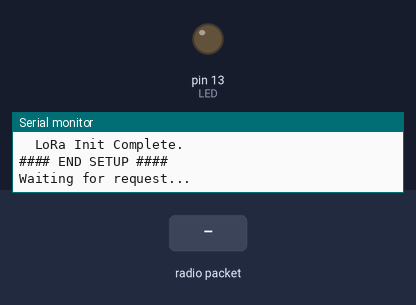
Bench run of a sketch on a simulated Arduino Nano, built with avr-gcc and run on an emulated ATmega328P. Shown: output pins drawn as LEDs (lit = HIGH), the last lines printed to the serial monitor. The inputs (shaded band) are chosen by the test bench. No radio packets arrive unless stated; pins used as bus, display or sensor lines are not drawn.

Above: at 2.2 s.
2.3 s: radio packet "1" arrives
At 2.38 s:
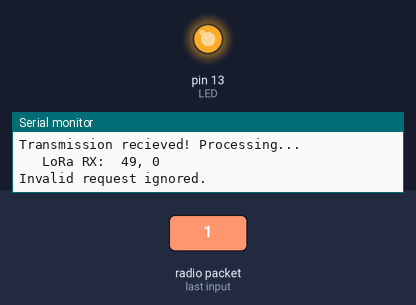
Timing chart, 0 to 5.3 s (numbered marks = the images above; inputs shaded):
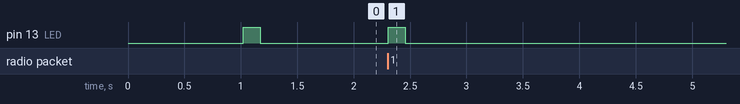

The sketch:

sketch.ino
```cpp
/*

Sensor
Author: Sven Thomas

*/

//INCLUDES
#include <SPI.h>
#include <RH_RF95.h>
#include <Arduino.h>
#include <Wire.h>
#include "Adafruit_SHT31.h"

// DECLARATIONS
#define RFM95_CS 8      // RFMxx pin assignment
#define RFM95_RST 4     // RFMxx pin assignment
#define RFM95_INT 3     // RFMxx pin assignment
#define RF95_FREQ 434.0 // Change to 434.0 or other frequency, must match RX's freq!
#define LED 13          // Blinky on loop
#define VBATPIN A7      // M0 battery pin (used to measure batt level)

uint8_t stationID = 10;                     // Station ID to which this sensor belongs
uint8_t sensorID = 101;                     // Sensor ID of this sensor
RH_RF95 rf95(RFM95_CS, RFM95_INT);          // Singleton instance of the radio driver
uint8_t loopCnt = 0;                        // Loop count for toggling the sensor heater
Adafruit_SHT31 sht31 = Adafruit_SHT31();    // Load the sensor driver

// Uncomment if using the TMP36 analog sensor
// int sensorPin = 0; // The analog pin the TMP36's Vout (sense) pin is connected to
//                    // the resolution is 10 mV / degree centigrade with a
//                    // 500 mV offset to allow for negative temperatures

// SETUP
void setup()
{
  Serial.begin(115200);
  delay(1000);
  Serial.println("\n#### BEGIN SETUP ####\n");

  // PINs
  pinMode(LED, OUTPUT);
  pinMode(RFM95_RST, OUTPUT);
  digitalWrite(RFM95_RST, HIGH);

  // SHT31 Sensor Init
  if (! sht31.begin(0x44)) {   // Set to 0x45 for alternate i2c addr
    Serial.println("  --> ERROR! Couldn't find SHT31. Halting. <--");
    while (1) delay(1);
  }
  sht31.heater(false);        // The sensor has a heater to clear off condensation
                              // that is disabled for the sauna. Note that enabling
                              // the heater causes the temp to report +2C hotter.
  Serial.println("  SHT31 initialized (heater is off).");

  // Radio Reset
  digitalWrite(RFM95_RST, LOW);
  delay(10);
  digitalWrite(RFM95_RST, HIGH);
  delay(10);

  // Initialize the radio
  while (!rf95.init()) {
    Serial.println("  --> ERROR! LoRa radio init failed. Halting. <--");
    Serial.println("  Uncomment '#define SERIAL_DEBUG' in RH_RF95.cpp for detailed debug info");
    while (1);
  }

  if (!rf95.setFrequency(RF95_FREQ)) {  // Defaults after init are 434.0MHz, modulation GFSK_Rb250Fd250, +13dbM
    Serial.println("  --> ERROR! Setting LoRa frequency failed. Halting. <--");
    while (1);
  }
  Serial.print("  LoRa freq: "); Serial.println(RF95_FREQ);
  rf95.setTxPower(23, false);   // Defaults after init are 434.0MHz, 13dBm, Bw = 125 kHz, Cr = 4/5, Sf = 128chips/symbol, CRC on
                                // the default transmitter power is 13dBm, using PA_BOOST. If you are using RFM95/96/97/98
                                // modules which uses the PA_BOOST transmitter pin, then you can set transmitter powers from 5 to 23 dBm.
  Serial.println("  LoRa Init Complete.");

  Serial.println("\n#### END SETUP ####\n");
}


// MAIN LOOP
void loop()
{
  // Blink the LED to indicate things are still working
  digitalWrite(LED, HIGH);
  delay(150);
  digitalWrite(LED, LOW);
  delay(150);

  Serial.println("Waiting for request...");

  // Wait for incoming request from the base station
  // Incoming Protocol: stationID, sensorID
  if (rf95.waitAvailableTimeout(10000))  {
    uint8_t buf[RH_RF95_MAX_MESSAGE_LEN];     // Prepare a buffer to hold the incoming packet
    uint8_t len = sizeof(buf);

    if (rf95.recv(buf, &len)) {               // If there's an incoming request
      Serial.println("Transmission recieved! Processing...");
      Serial.print("\n   LoRa RX:  "); Serial.print(buf[0]); Serial.print(", "); Serial.println(buf[1]);

      // Only take readings if the request is valid
      if ((uint8_t)buf[0] == stationID && (uint8_t)buf[1] == sensorID) {
        Serial.print("   Valid request from station "); Serial.print((uint8_t)buf[0]); Serial.println(". Proceeding...");

        // Temperature
        // (DIGITAL SENSOR SHT31)
        uint8_t temperatureC = sht31.readTemperature();
        if (! isnan(temperatureC)) {  // check if 'is not a number'
          Serial.print("   Temp:     "); Serial.print(temperatureC); Serial.println("c");
        } else {
          Serial.println("   --> WARNING: Failed to read temperature! <--");
        }

        // ANALOG SENSOR (TMP36)
        // int reading = analogRead(sensorPin);              // Get the voltage reading from the temp sensor
        // float voltage = reading * 3.3;                    // Convert to voltage (3.3v)
        // voltage /= 1024.0;
        // uint8_t temperatureC = (voltage - 0.5) * 100 ;    // Convert from 10 mv per degree w/500 mV offset to degrees ((voltage - 500mV) times 100)
        // Serial.print("   Temp:     "); Serial.print(temperatureC); Serial.println("c");

        // Humidity
        uint8_t humidity = sht31.readHumidity();
        if (! isnan(humidity)) {  // check if 'is not a number'
          Serial.print("   Humidity: "); Serial.print(humidity); Serial.println("%");
        } else {
          Serial.println("   --> WARNING: Failed to read humidity! <--");
        }

        // Battery
        // float measuredvbat = analogRead(VBATPIN);
        // measuredvbat      *= 2;          // Multiply by 2
        // measuredvbat      *= 3.3;        // Multiply by 3.3V (reference voltage)
        // uint8_t sensorBatt = map(measuredvbat, 3400, 4200, 0, 100);
        // Serial.print("   Batt:     "); Serial.print(sensorBatt); Serial.println("%");
        Serial.print("   Batt:     "); Serial.println("Not installed/Set to 100%");
        uint8_t sensorBatt = 100;

        // Send the reply
        uint8_t packet[] = {stationID, sensorID, sensorBatt, temperatureC, humidity};
        rf95.send(packet, sizeof(packet));
        rf95.waitPacketSent();
        Serial.print("   LoRa TX:  "); Serial.print(packet[0]); Serial.print(", ");
                                      Serial.print(packet[1]); Serial.print(", ");
                                      Serial.print(packet[2]); Serial.print(", ");
                                      Serial.print(packet[3]); Serial.print(", ");
                                      Serial.print(packet[4]); Serial.println("\n");
      } else {
        Serial.println("\nInvalid request ignored.\n");
      }
    }
  } else {
    Serial.println("Request timeout.\n");
  }
}
```

Measured:
- after the input at 2.3 s, pin 13 (LED): LOW → HIGH at once, → LOW 0.15 s later
